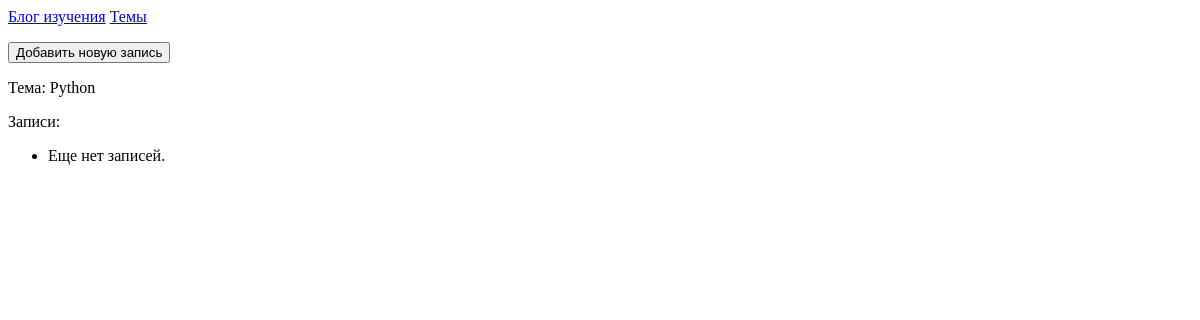
Before: /topics/2/ with the older database file.
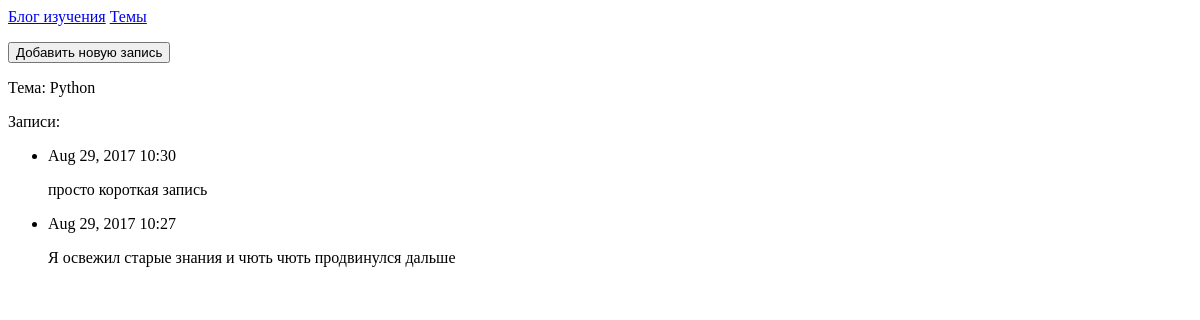
After: the same page with the newer database file.
### learning_blogs_app/models.py (models this page shows, shortened)
class Chain(models.Model):
    topic = models.ForeignKey(Topic) # связываем информацию с темой
    text = models.TextField() # текстовое поле без ограничений
    date_added = models.DateTimeField(auto_now_add=True) # время и дата когда добалена запись
    class Meta:
        verbose_name_plural = 'text message'

### learning_blogs_app/views.py (the view)
# urls.py: url(r'^topics/(?P<topic_id>\d+)/$', views.topic, name='topic'), #тут ничего не ясно
def topic(request, topic_id): # функция получает значение совпадающее с (?P<topic_id>\d+) и сохраняет его в topic_id
    topic = Topic.objects.get(id=topic_id) # получаем тему
    chains = topic.chain_set.order_by('-date_added') # получаем все записи связанные с темой, они упорядочиваются по дате знак "-" означает что это в обратном порядке
    context = {'topic': topic, 'chains': chains} # полученные,темы и записи сохраняем в словарь
    return render(request, 'learning_blog/topic.html', context) # и передаем из шаблону

### learning_blogs_app/models.py (called while the page is built)
    def __str__(self):
        return self.text

### learning_blogs_app/templates/learning_blog/topic.html
{% extends 'learning_blog/base.html' %}
{% block content %}
  <a href="{% url 'learning_blogs_app:new_zapis' topic.id %}"><button name="Ok">Добавить новую запись</button></a>
  <p>Тема: {{ topic }}</p>
  <p>Записи:</p>
  <ul>
  {% for chain in chains %}
      <li>
        <p>{{ chain.date_added|date:'M d, Y H:i' }}</p>
        <p>{{ chain.text|linebreaks }}</p>
      </li>
  {% empty %}
      <li>
        Еще нет записей.
      </li>
  {% endfor %}
  </ul>
{% endblock content %}

Changed rows visible on the page:
added Chain: date_added "Aug 29, 2017 10:30", text "просто короткая запись"
added Chain: date_added "Aug 29, 2017 10:27", text "Я освежил старые знания и чють чють продвинулся дальше"
Other visible differences:
text no longer shown: "Еще нет записей."
